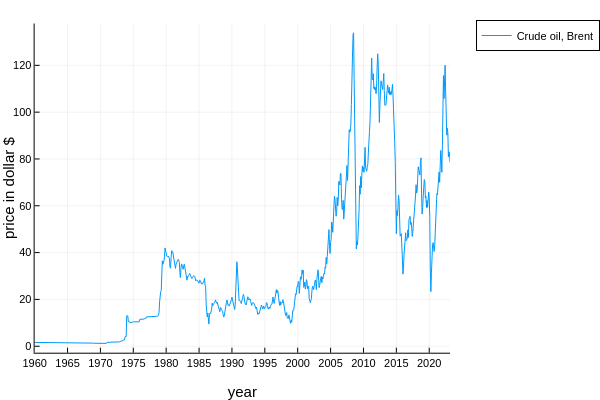

Write notebook code for a chart like this one.
### Markdown cell above
### PLoting Part

### Code cell
using Plots
plotlyjs()
x = df.date
y = df[:,"Crude oil, Brent"]
years = [i for i in range(df.date[1],df.date[end],step = Year(5))]
year_label = ["$year" for year in range(year(df.date[1]),year(df.date[end]),step = 5)]

plot(x,y,
    label = "Crude oil, Brent",
    xlabel = "year",
    ylabel = "price in dollar \$",
    xlims = extrema(x),
    xticks = (years,year_label),
    legend = :outertopright,
    )

### Figure 1 — Plotly figure (JSON) as saved in the notebook; plotly's stock layout.template omitted (floating-point values rounded to 4 significant figures; data arrays with more than 128 entries replaced by an {"elided": "..."} marker saying what was removed)
{"data": [{"colorbar": {"len": 0.9143, "title": "", "x": 0.9934, "y": 0.533}, "legendgroup": "Crude oil, Brent", "line": {"color": "rgba(0, 154, 250, 1.000)", "dash": "solid", "shape": "linear", "width": 1}, "mode": "lines", "name": "Crude oil, Brent", "showlegend": true, "type": "scatter", "x": {"elided": "759 int values"}, "xaxis": "x", "y": {"elided": "759 float values"}, "yaxis": "y"}], "layout": {"annotations": [], "height": 400, "legend": {"bgcolor": "rgba(255, 255, 255, 1.000)", "bordercolor": "rgba(0, 0, 0, 1.000)", "borderwidth": 1, "font": {"color": "rgba(0, 0, 0, 1.000)", "family": "sans-serif", "size": 11}, "title": {"font": {"color": "rgba(0, 0, 0, 1.000)", "family": "sans-serif", "size": 15}, "text": ""}, "tracegroupgap": 0, "traceorder": "normal", "x": 1.05, "xanchor": "upper", "y": 1, "yanchor": "right"}, "margin": {"b": 20, "l": 0, "r": 0, "t": 20}, "paper_bgcolor": "rgba(255, 255, 255, 1.000)", "plot_bgcolor": "rgba(255, 255, 255, 1.000)", "showlegend": true, "width": 600, "xaxis": {"anchor": "y", "domain": [0.07647, 0.9934], "gridcolor": "rgba(0, 0, 0, 0.100)", "gridwidth": 0.5, "linecolor": "rgba(0, 0, 0, 1.000)", "mirror": false, "range": [715510, 738580], "showgrid": true, "showline": true, "showticklabels": true, "tickangle": 0, "tickcolor": "rgb(0, 0, 0)", "tickfont": {"color": "rgba(0, 0, 0, 1.000)", "family": "sans-serif", "size": 11}, "tickmode": "array", "ticks": "inside", "ticktext": ["1960", "1965", "1970", "1975", "1980", "1985", "1990", "1995", "2000", "2005", "2010", "2015", "2020"], "tickvals": [715510, 717337, 719163, 720989, 722815, 724642, 726468, 728294, 730120, 731947, 733773, 735599, 737425], "title": "year", "titlefont": {"color": "rgba(0, 0, 0, 1.000)", "family": "sans-serif", "size": 15}, "type": "-", "visible": true, "zeroline": false, "zerolinecolor": "rgba(0, 0, 0, 1.000)"}, "yaxis": {"anchor": "x", "domain": [0.07581, 0.9902], "gridcolor": "rgba(0, 0, 0, 0.100)", "gridwidth": 0.5, "linecolor": "rgba(0, 0, 0, 1.000)", "mirror": false, "range": [-2.77, 137.9], "showgrid": true, "showline": true, "showticklabels": true, "tickangle": 0, "tickcolor": "rgb(0, 0, 0)", "tickfont": {"color": "rgba(0, 0, 0, 1.000)", "family": "sans-serif", "size": 11}, "tickmode": "array", "ticks": "inside", "ticktext": ["0", "20", "40", "60", "80", "100", "120"], "tickvals": [0, 20, 40, 60, 80, 100, 120], "title": "price in dollar $", "titlefont": {"color": "rgba(0, 0, 0, 1.000)", "family": "sans-serif", "size": 15}, "type": "-", "visible": true, "zeroline": false, "zerolinecolor": "rgba(0, 0, 0, 1.000)"}}}
